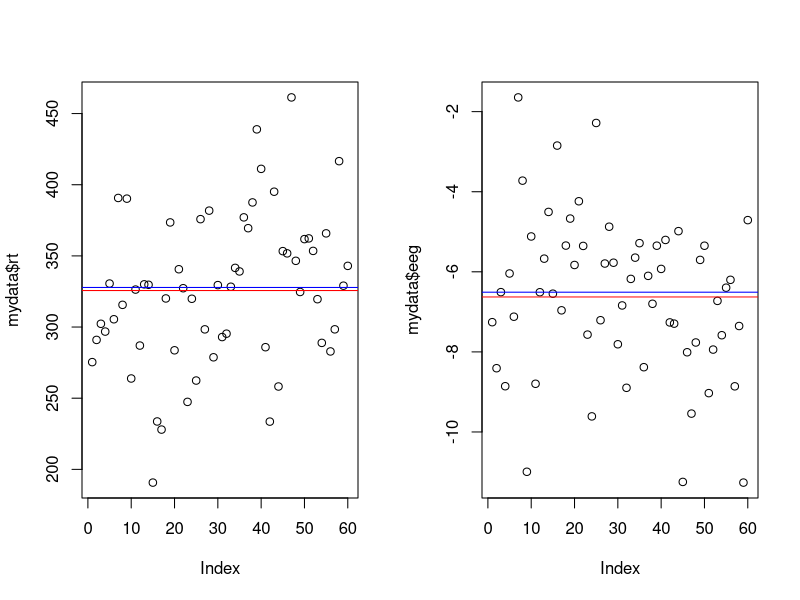
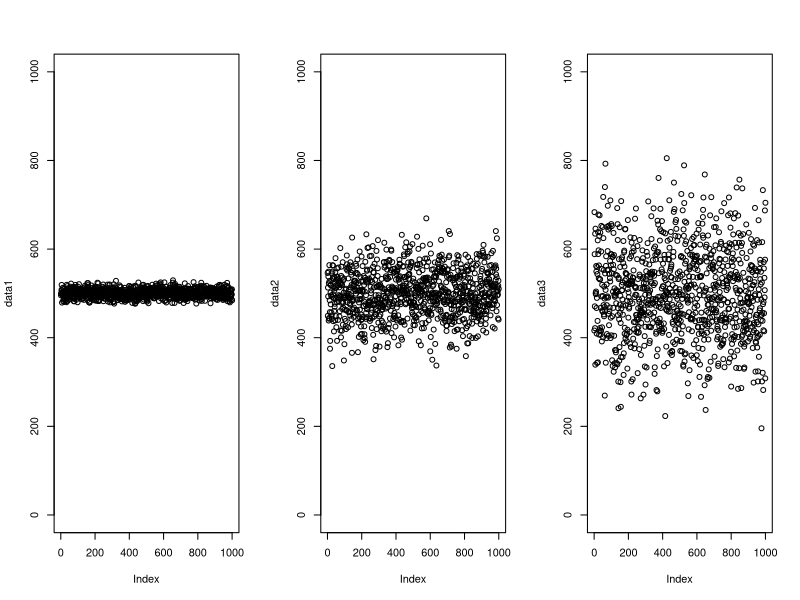
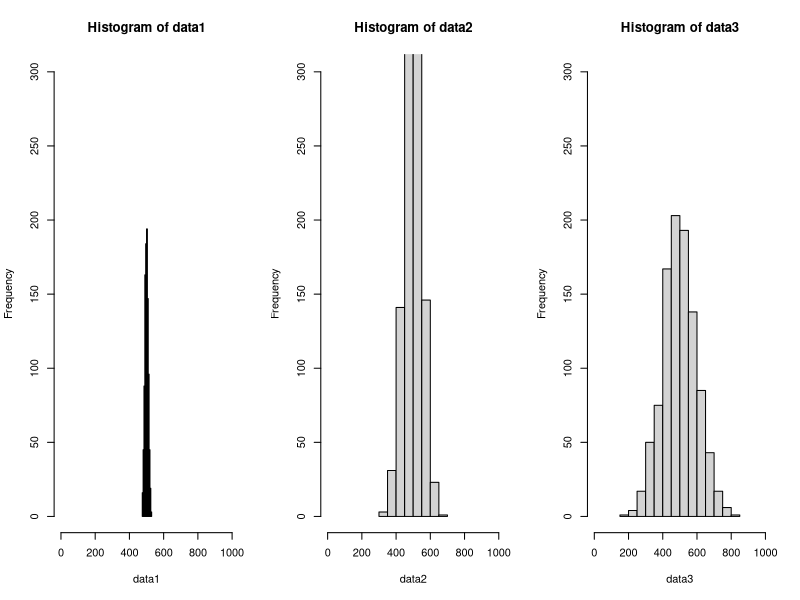
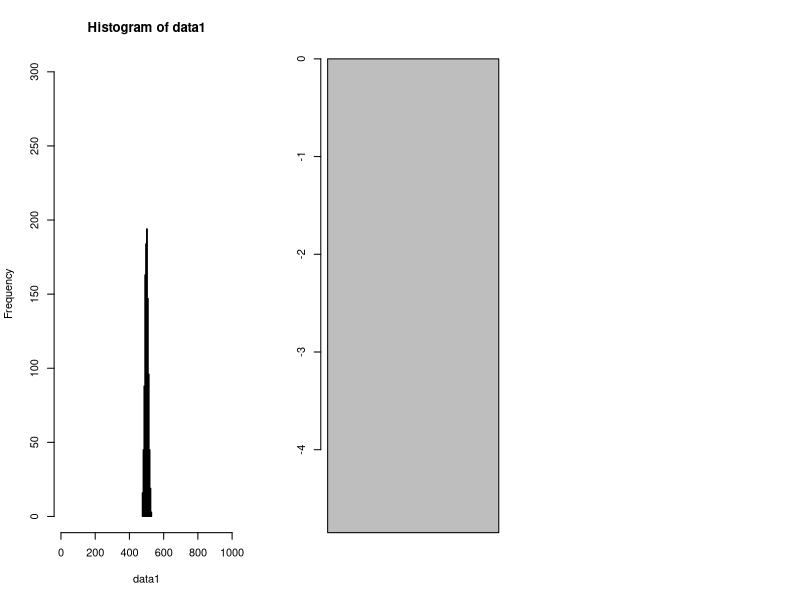

Generate these figures, in order, with R:
#2a.Mean, median, mode
setwd("C:/Users/julie/GitHub/Stats")
mydata = read.table("data.txt")
names(mydata) = c("group", "eeg", 'rt')

mean(mydata$rt[mydata$group == 1])
mean(mydata$rt[mydata$group == 2])
median(mydata$rt[mydata$group == 1])
median(mydata$rt[mydata$group == 2])

mean(mydata$eeg[mydata$group == 1])
mean(mydata$eeg[mydata$group == 2])
median(mydata$eeg[mydata$group == 1])
median(mydata$eeg[mydata$group == 2])

par(mfrow = c(1,2))
plot(mydata$rt)
abline(a = mean(mydata$rt), b = 0, col = "red")
abline(a = median(mydata$rt), b = 0, col = "blue")

plot(mydata$eeg)
abline(a = mean(mydata$eeg), b = 0, col = "red")
abline(a = median(mydata$eeg), b = 0, col = "blue")

#2b. Variance
#Question 1
data1 <- rnorm(1000, 500, 10)
data2 <- rnorm(1000, 500, 50)
data3 <- rnorm(1000, 500, 100)

par(mfrow = c(1,3))
plot(data1, ylim = c(0, 1000))
plot(data2, ylim = c(0, 1000))
plot(data3, ylim = c(0, 1000))

var(data1)
var(data2)
var(data3)

#Question 2
squared_error <- data.frame(data1, data2, data3)
SE1 <- squared_error$data1 - mean(squared_error$data1)
squared_error$SE1 <- SE1 * SE1

SE2 <- squared_error$data2 - mean(squared_error$data2)
squared_error$SE2 <- SE2 * SE2

SE3 <- squared_error$data3 - mean(squared_error$data3)
squared_error$SE3 <- SE3 * SE3

SSE1 = sum(squared_error$SE1)
SSE2 = sum(squared_error$SE2)
SSE3 = sum(squared_error$SE3)
var1 = var(data1)
var2 = var(data2)
var3 = var(data3)

#Question 3
par(mfrow = c(1,3))
hist(data1, xlim = c(0, 1000), ylim = c(1,300))
hist(data2, xlim = c(0, 1000), ylim = c(1,300))
hist(data3, xlim = c(0, 1000), ylim = c(1,300))

output = hist(data1, xlim = c(0, 1000), ylim = c(1,300))
output

#2c. Confidence Intervals
weightdata = read.table("weightdata.txt")
names(weightdata) = c("time", "weight")

df = length(weightdata$weight[weightdata$time == 1])
crt = qt(0.05, df)
std = sd(weightdata$weight[weightdata$time == 1])
sqn = sqrt(length(weightdata$weight[weightdata$time == 1]))
ci = abs(crt*std/sqn)
lower_ci = mean(weightdata$weight[weightdata$time == 1]) - ci
upper_ci = mean(weightdata$weight[weightdata$time == 1]) + ci

df2 = length(weightdata$weight[weightdata$time == 2])
crt2 = qt(0.05, df)
std2 = sd(weightdata$weight[weightdata$time == 2])
sqn2 = sqrt(length(weightdata$weight[weightdata$time == 2]))
ci2 = abs(crt*std/sqn)
lower_ci2 = mean(weightdata$weight[weightdata$time == 2]) - ci
upper_ci2 = mean(weightdata$weight[weightdata$time == 2]) + ci

weightdata$diff = weightdata$weight[weightdata$time == 2] - weightdata$weight[weightdata$time == 1]
df3 = length(weightdata$diff)
crt3 = qt(0.05, df)
std3 = sd(weightdata$diff)
sqn3 = sqrt(length(weightdata$diff))
ci3 = abs(crt*std/sqn)
lower_ci3 = mean(weightdata$diff) - ci
upper_ci3 = mean(weightdata$diff) + ci

#Challenge question
barplot(mean(weightdata$diff))



